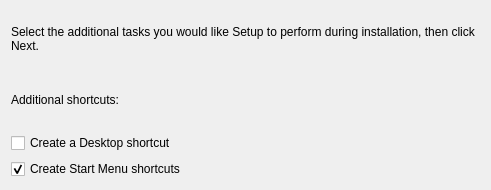
<?xml version="1.0" encoding="UTF-8"?>
<ui version="4.0">
 <class>ShortcutCheckBoxWidget</class>
 <widget class="QWidget" name="ShortcutCheckBoxWidget">
  <property name="geometry">
   <rect>
    <x>0</x>
    <y>0</y>
    <width>491</width>
    <height>190</height>
   </rect>
  </property>
  <property name="minimumSize">
   <size>
    <width>491</width>
    <height>190</height>
   </size>
  </property>
  <property name="windowTitle">
   <string>Shortcuts Selection</string>
  </property>
  <layout class="QVBoxLayout" name="verticalLayout">
   <item>
    <widget class="QLabel" name="DescriptionLabel">
     <property name="text">
      <string>Select the additional tasks you would like Setup to perform during installation, then click Next.</string>
     </property>
     <property name="wordWrap">
      <bool>true</bool>
     </property>
    </widget>
   </item>
   <item>
    <widget class="QLabel" name="OptionLabel">
     <property name="text">
      <string>Additional shortcuts:</string>
     </property>
    </widget>
   </item>
   <item>
    <widget class="QCheckBox" name="desktopCheckBox">
     <property name="text">
      <string>Create a Desktop shortcut</string>
     </property>
     <property name="checked">
      <bool>false</bool>
     </property>
     <property name="tristate">
      <bool>false</bool>
     </property>
    </widget>
   </item>
   <item>
    <widget class="QCheckBox" name="startMenuCheckBox">
     <property name="text">
      <string>Create Start Menu shortcuts</string>
     </property>
     <property name="checked">
      <bool>true</bool>
     </property>
     <property name="tristate">
      <bool>false</bool>
     </property>
    </widget>
   </item>
  </layout>
 </widget>
 <resources/>
 <connections/>
</ui>
